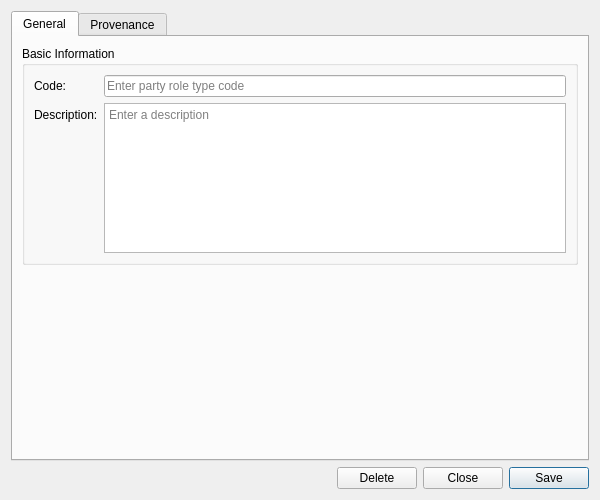
<?xml version="1.0" encoding="UTF-8"?>
<ui version="4.0">
 <class>PartyRoleTypeDetailDialog</class>
 <widget class="QWidget" name="PartyRoleTypeDetailDialog">
  <property name="geometry">
   <rect>
    <x>0</x>
    <y>0</y>
    <width>600</width>
    <height>500</height>
   </rect>
  </property>
  <property name="sizePolicy">
   <sizepolicy hsizetype="Preferred" vsizetype="Preferred">
    <horstretch>0</horstretch>
    <verstretch>0</verstretch>
   </sizepolicy>
  </property>
  <property name="minimumSize">
   <size>
    <width>600</width>
    <height>500</height>
   </size>
  </property>
  <property name="windowTitle">
   <string>Party Role Type Details</string>
  </property>
  <layout class="QVBoxLayout" name="verticalLayout">
   <item>
    <widget class="QTabWidget" name="tabWidget">
     <property name="currentIndex"><number>0</number></property>
     <widget class="QWidget" name="generalTab">
      <attribute name="title"><string>General</string></attribute>
      <layout class="QVBoxLayout" name="generalLayout">
       <item>
        <widget class="QGroupBox" name="basicInfoGroup">
         <property name="title">
          <string>Basic Information</string>
         </property>
         <layout class="QFormLayout" name="formLayout">
          <item row="0" column="0">
           <widget class="QLabel" name="labelCode">
            <property name="text">
             <string>Code:</string>
            </property>
           </widget>
          </item>
          <item row="0" column="1">
           <widget class="QLineEdit" name="codeEdit">
            <property name="placeholderText">
             <string>Enter party role type code</string>
            </property>
            <property name="readOnly">
             <bool>true</bool>
            </property>
           </widget>
          </item>
          <item row="1" column="0">
           <widget class="QLabel" name="labelDescription">
            <property name="text">
             <string>Description:</string>
            </property>
           </widget>
          </item>
          <item row="1" column="1">
           <widget class="QPlainTextEdit" name="descriptionEdit">
            <property name="minimumSize">
             <size>
              <width>0</width>
              <height>80</height>
             </size>
            </property>
            <property name="maximumSize">
             <size>
              <width>16777215</width>
              <height>150</height>
             </size>
            </property>
            <property name="placeholderText">
             <string>Enter a description</string>
            </property>
           </widget>
          </item>
         </layout>
        </widget>
       </item>
       <item>
        <spacer name="verticalSpacer">
         <property name="orientation">
          <enum>Qt::Vertical</enum>
         </property>
         <property name="sizeHint" stdset="0">
          <size>
           <width>20</width>
           <height>40</height>
          </size>
         </property>
        </spacer>
       </item>
      </layout>
     </widget>
     <widget class="QWidget" name="provenanceTab">
      <attribute name="title"><string>Provenance</string></attribute>
      <layout class="QVBoxLayout" name="provenanceTabLayout">
       <item>
        <widget class="ores::qt::ProvenanceWidget" name="provenanceWidget" native="true"/>
       </item>
      </layout>
     </widget>
    </widget>
   </item>
   <item>
    <layout class="QHBoxLayout" name="buttonLayout">
     <item>
      <spacer name="horizontalSpacer">
       <property name="orientation">
        <enum>Qt::Horizontal</enum>
       </property>
       <property name="sizeHint" stdset="0">
        <size>
         <width>40</width>
         <height>20</height>
        </size>
       </property>
      </spacer>
     </item>
     <item>
      <widget class="QPushButton" name="deleteButton">
       <property name="text">
        <string>Delete</string>
       </property>
      </widget>
     </item>
     <item>
      <widget class="QPushButton" name="closeButton">
       <property name="text">
        <string>Close</string>
       </property>
      </widget>
     </item>
     <item>
      <widget class="QPushButton" name="saveButton">
       <property name="text">
        <string>Save</string>
       </property>
       <property name="default">
        <bool>true</bool>
       </property>
      </widget>
     </item>
    </layout>
   </item>
  </layout>
 </widget>
 <customwidgets>
  <customwidget>
   <class>ores::qt::ProvenanceWidget</class>
   <extends>QWidget</extends>
   <header>ores.qt/ProvenanceWidget.hpp</header>
  </customwidget>
 </customwidgets>
 <resources/>
 <connections/>
</ui>
